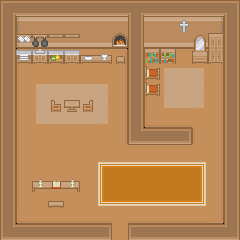

Rendered tile map (Tiled .tmx) drawn with the repository's tilesets; below, a short description and the map source with its tile grids summarised:
An orthogonal 15x15 tile map with 16x16 px tiles, 5 tile layers (Collision, Base/Walls, Ground Decor, Decor, ...), 2 tilesets and 18 objects.

<map version="1.0" orientation="orthogonal" renderorder="right-up" width="15" height="15" tilewidth="16" tileheight="16" nextobjectid="1">
 <tileset firstgid="1" name="Master" tilewidth="16" tileheight="16" spacing="1" tilecount="1767" columns="57">
  <image source="../../JRPGUnityProject/Assets/Art/GameMapSpritesheet.png" trans="ff00ff" width="968" height="526" />
  <terraintypes>
   <terrain name="Water" tile="2" />
   <terrain name="BrownDirt" tile="578" />
   <terrain name="Grass" tile="915" />
   <terrain name="OrangeDirt" tile="1086" />
   <terrain name="PurpleDirt" tile="1257" />
   <terrain name="WhiteDirt" tile="1262" />
   <terrain name="GreyDirt" tile="920" />
   <terrain name="Red Flower" tile="344" />
   <terrain name="White Flower" tile="515" />
   <terrain name="Cyan Flower" tile="686" />
   <terrain name="WaterContained" tile="173" />
  </terraintypes>
  <tile id="2" terrain=",,,0" />
  <tile id="3" terrain=",,0,0" />
  <tile id="4" terrain=",,0," />
  <tile id="57" terrain="0,0,0," />
  <tile id="58" terrain="0,0,,0" />
  <tile id="59" terrain=",0,,0" />
  <tile id="60" terrain="0,0,0,0" />
  <tile id="61" terrain="0,,0," />
  <tile id="80">
   <objectgroup draworder="index">
    <object id="4" x="0.125" y="6.0625" width="8.59375" height="9.78125" />
   </objectgroup>
  </tile>
  <tile id="81">
   <objectgroup draworder="index">
    <object id="1" x="7.03125" y="5.9375" width="8.90625" height="10" />
   </objectgroup>
  </tile>
  <tile id="114" terrain="0,,0,0" />
  <tile id="115" terrain=",0,0,0" />
  <tile id="116" terrain=",0,," />
  <tile id="117" terrain="0,0,," />
  <tile id="118" terrain="0,,," />
  <tile id="129">
   <objectgroup draworder="index">
    <object id="1" x="-0.03125" y="1.96875" width="16.0312" height="14.0312" />
   </objectgroup>
  </tile>
  <tile id="171" terrain="10,10,10," />
  <tile id="172" terrain="10,10,,10" />
  <tile id="173" terrain=",,,10" />
  <tile id="174" terrain=",,10,10" />
  <tile id="175" terrain=",,10," />
  <tile id="186">
   <objectgroup draworder="index">
    <object id="1" x="0.90625" y="-0.03125" width="14.0938" height="16" />
   </objectgroup>
  </tile>
  <tile id="228" terrain="10,,10,10" />
  <tile id="229" terrain=",10,10,10" />
  <tile id="230" terrain=",10,,10" />
  <tile id="231" terrain="10,10,10,10" />
  <tile id="232" terrain="10,,10," />
  <tile id="238">
   <objectgroup draworder="index">
    <object id="1" x="0.03125" y="5.03125" width="15.9062" height="7.90625" />
   </objectgroup>
  </tile>
  <tile id="253">
   <objectgroup draworder="index">
    <object id="1" x="0.0625" y="3.96875" width="15.9062" height="12.0312" />
   </objectgroup>
  </tile>
  <tile id="287" terrain=",10,," />
  <tile id="288" terrain="10,10,," />
  <tile id="289" terrain="10,,," />
  <tile id="295">
   <objectgroup draworder="index">
    <object id="4" x="0.03125" y="0.03125" width="2.90625" height="15.9375" />
    <object id="6" x="3.0625" y="5.03125" width="12.875" height="7.875" />
   </objectgroup>
  </tile>
  <tile id="303">
   <objectgroup draworder="index" />
  </tile>
  <tile id="342" terrain="7,7,7," />
  <tile id="343" terrain="7,7,,7" />
  <tile id="344" terrain=",,,7" />
  <tile id="345" terrain=",,7,7" />
  <tile id="346" terrain=",,7," />
  <tile id="352">
   <objectgroup draworder="index">
    <object id="1" x="13.0625" y="-0.03125" width="2.90625" height="16" />
    <object id="2" x="0" y="5" width="13" height="8.0625" />
   </objectgroup>
  </tile>
  <tile id="399" terrain="7,,7,7" />
  <tile id="400" terrain=",7,7,7" />
  <tile id="401" terrain=",7,,7" />
  <tile id="402" terrain="7,7,7,7" />
  <tile id="403" terrain="7,,7," />
  <tile id="458" terrain=",7,," />
  <tile id="459" terrain="7,7,," />
  <tile id="460" terrain="7,,," />
  <tile id="513" terrain="8,8,8," />
  <tile id="514" terrain="8,8,,8" />
  <tile id="515" terrain=",,,8" />
  <tile id="516" terrain=",,8,8" />
  <tile id="517" terrain=",,8," />
  <tile id="518" terrain="1,1,1," />
  <tile id="519" terrain="1,1,,1" />
  <tile id="520" terrain=",,,1" />
  <tile id="521" terrain=",,1,1" />
  <tile id="522" terrain=",,1," />
  <tile id="570" terrain="8,,8,8" />
  <tile id="571" terrain=",8,8,8" />
  <tile id="572" terrain=",8,,8" />
  <tile id="573" terrain="8,8,8,8" />
  <tile id="574" terrain="8,,8," />
  <tile id="575" terrain="1,,1,1" />
  <tile id="576" terrain=",1,1,1" />
  <tile id="577" terrain=",1,,1" />
  <tile id="578" terrain="1,1,1,1" />
  <tile id="579" terrain="1,,1," />
  <tile id="629" terrain=",8,," />
  <tile id="630" terrain="8,8,," />
  <tile id="631" terrain="8,,," />
  <tile id="634" terrain=",1,," />
  <tile id="635" terrain="1,1,," />
  <tile id="636" terrain="1,,," />
  <tile id="640">
   <objectgroup draworder="index">
    <object id="1" x="0.0434783" y="0.0434783" width="15.8696" height="15.913" />
   </objectgroup>
  </tile>
  <tile id="684" terrain="9,9,9," />
  <tile id="685" terrain="9,9,,9" />
  <tile id="686" terrain=",,,9" />
  <tile id="687" terrain=",,9,9" />
  <tile id="688" terrain=",,9," />
  <tile id="718">
   <objectgroup draworder="index">
    <object id="1" x="-0.0625" y="0.0625" width="16.0938" height="15.8125" />
   </objectgroup>
  </tile>
  <tile id="719">
   <objectgroup draworder="index">
    <object id="1" x="0.03125" y="-0.0625" width="15.9375" height="16.0312" />
   </objectgroup>
  </tile>
  <tile id="720">
   <objectgroup draworder="index">
    <object id="1" x="0" y="0.03125" width="15.9375" height="15.9688" />
   </objectgroup>
  </tile>
  <tile id="741" terrain="9,,9,9" />
  <tile id="742" terrain=",9,9,9" />
  <tile id="743" terrain=",9,,9" />
  <tile id="744" terrain="9,9,9,9" />
  <tile id="745" terrain="9,,9," />
  <tile id="800" terrain=",9,," />
  <tile id="801" terrain="9,9,," />
  <tile id="802" terrain="9,,," />
  <tile id="855" terrain="2,2,2," />
  <tile id="856" terrain="2,2,,2" />
  <tile id="857" terrain=",,,2" />
  <tile id="858" terrain=",,2,2" />
  <tile id="859" terrain=",,2," />
  <tile id="860" terrain="6,6,6," />
  <tile id="861" terrain="6,6,,6" />
  <tile id="862" terrain=",,,6" />
  <tile id="863" terrain=",,6,6" />
  <tile id="864" terrain=",,6," />
  <tile id="912" terrain="2,,2,2" />
  <tile id="913" terrain=",2,2,2" />
  <tile id="914" terrain=",2,,2" />
  <tile id="915" terrain="2,2,2,2" />
  <tile id="916" terrain="2,,2," />
  <tile id="917" terrain="6,,6,6" />
  <tile id="918" terrain=",6,6,6" />
  <tile id="919" terrain=",6,,6" />
  <tile id="920" terrain="6,6,6,6" />
  <tile id="921" terrain="6,,6," />
  <tile id="971" terrain=",2,," />
  <tile id="972" terrain="2,2,," />
  <tile id="973" terrain="2,,," />
  <tile id="976" terrain=",6,," />
  <tile id="977" terrain="6,6,," />
  <tile id="978" terrain="6,,," />
  <tile id="1026" terrain="3,3,3," />
  <tile id="1027" terrain="3,3,,3" />
  <tile id="1028" terrain=",,,3" />
  <tile id="1029" terrain=",,3,3" />
  <tile id="1030" terrain=",,3," />
  <tile id="1083" terrain="3,,3,3" />
  <tile id="1084" terrain=",3,3,3" />
  <tile id="1085" terrain=",3,,3" />
  <tile id="1086" terrain="3,3,3,3" />
  <tile id="1087" terrain="3,,3," />
  <tile id="1142" terrain=",3,," />
  <tile id="1143" terrain="3,3,," />
  <tile id="1144" terrain="3,,," />
  <tile id="1197" terrain="4,4,4," />
  <tile id="1198" terrain="4,4,,4" />
  <tile id="1199" terrain=",,,4" />
  <tile id="1200" terrain=",,4,4" />
  <tile id="1201" terrain=",,4," />
  <tile id="1202" terrain="5,5,5," />
  <tile id="1203" terrain="5,5,,5" />
  <tile id="1204" terrain=",,,5" />
  <tile id="1205" terrain=",,5,5" />
  <tile id="1206" terrain=",,5," />
  <tile id="1254" terrain="4,,4,4" />
  <tile id="1255" terrain=",4,4,4" />
  <tile id="1256" terrain=",4,,4" />
  <tile id="1257" terrain="4,4,4,4" />
  <tile id="1258" terrain="4,,4," />
  <tile id="1259" terrain="5,,5,5" />
  <tile id="1260" terrain=",5,5,5" />
  <tile id="1261" terrain=",5,,5" />
  <tile id="1262" terrain="5,5,5,5" />
  <tile id="1263" terrain="5,,5," />
  <tile id="1313" terrain=",4,," />
  <tile id="1314" terrain="4,4,," />
  <tile id="1315" terrain="4,,," />
  <tile id="1318" terrain=",5,," />
  <tile id="1319" terrain="5,5,," />
  <tile id="1320" terrain="5,,," />
 </tileset>
 <tileset firstgid="1768" name="Collision Lines" tilewidth="16" tileheight="16" spacing="1" tilecount="4" columns="2">
  <image source="../../JRPGUnityProject/Assets/Art/Collision.png" width="33" height="33" />
  <tile id="0">
   <objectgroup draworder="index">
    <object id="1" x="0" y="0" width="1" height="16" />
    <object id="2" x="0" y="0" width="16" height="1" />
   </objectgroup>
  </tile>
  <tile id="1">
   <objectgroup draworder="index">
    <object id="1" x="0" y="0" width="16" height="1" />
   </objectgroup>
  </tile>
  <tile id="3">
   <objectgroup draworder="index">
    <object id="1" x="0" y="0" width="16" height="16" />
   </objectgroup>
  </tile>
 </tileset>
 <layer name="Collision" width="15" height="15">
  <data>[225 cells, 108 non-empty, 1 distinct tile ids]</data>
 </layer>
 <layer name="Base/Walls" width="15" height="15">
  <data>[225 cells, 225 non-empty, 17 distinct tile ids]</data>
 </layer>
 <layer name="Ground Decor" width="15" height="15">
  <data>[225 cells, 46 non-empty, 19 distinct tile ids]</data>
 </layer>
 <layer name="Decor" width="15" height="15">
  <data>[225 cells, 25 non-empty, 23 distinct tile ids]</data>
 </layer>
 <layer name="High Decor" width="15" height="15">
  <data>[225 cells, 7 non-empty, 6 distinct tile ids]</data>
 </layer>
</map>
